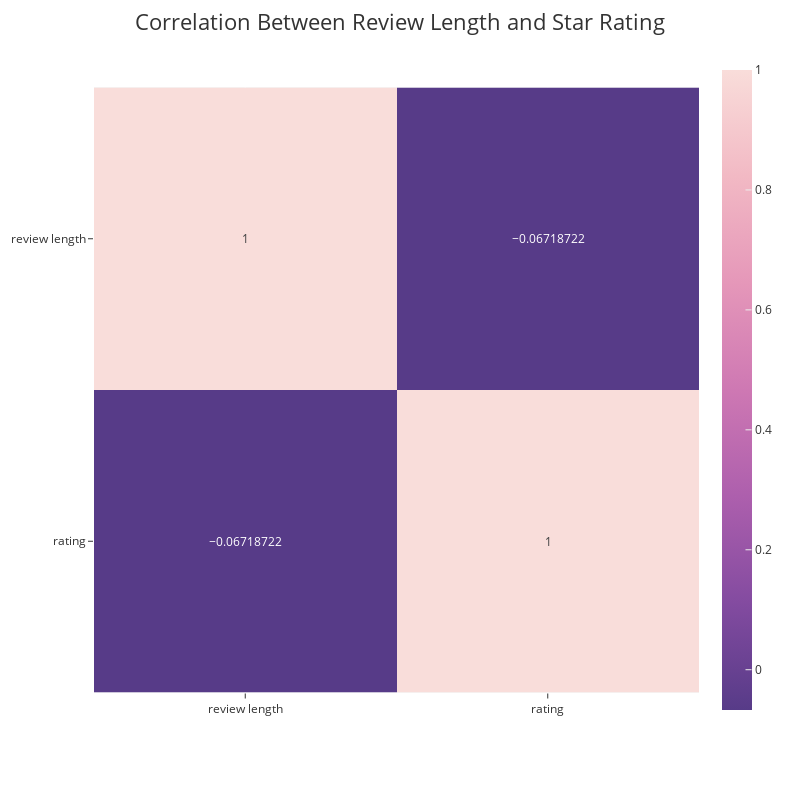

Notebook cell for this chart:
### Code cell
fig: Figure = plot_correlation_matrix(lf, "correlation_matrix")
fig.show()

### Figure 1 — Plotly figure (JSON) as saved in the notebook; plotly's stock layout.template omitted (floating-point values rounded to 4 significant figures)
{"data": [{"coloraxis": "coloraxis", "hovertemplate": "x: %{x}<br>y: %{y}<br>color: %{z}<extra></extra>", "name": "0", "texttemplate": "%{z}", "type": "heatmap", "x": ["review length", "rating"], "xaxis": "x", "y": ["review length", "rating"], "yaxis": "y", "z": [[1.0, -0.06719], [-0.06719, 1.0]]}], "layout": {"coloraxis": {"colorscale": [[0, "rgb(87, 59, 136)"], [0.1667, "rgb(131, 75, 160)"], [0.3333, "rgb(173, 95, 173)"], [0.5, "rgb(206, 120, 179)"], [0.6667, "rgb(229, 151, 185)"], [0.8333, "rgb(242, 185, 196)"], [1, "rgb(249, 221, 218)"]]}, "height": 800, "margin": {"t": 60}, "title": {"font": {"size": 22}, "text": "Correlation Between Review Length and Star Rating"}, "width": 800, "xaxis": {"anchor": "y", "constrain": "domain", "domain": [0, 1], "scaleanchor": "y"}, "yaxis": {"anchor": "x", "autorange": "reversed", "constrain": "domain", "domain": [0, 1]}}}
